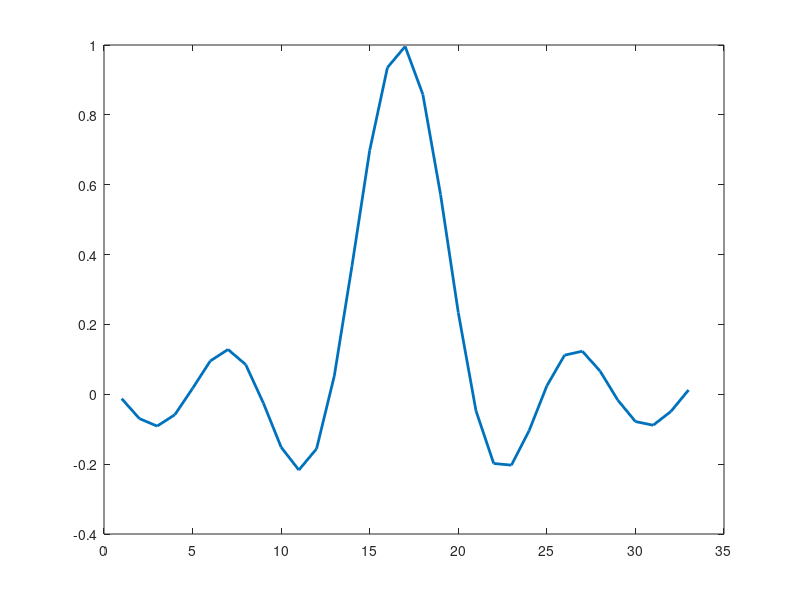
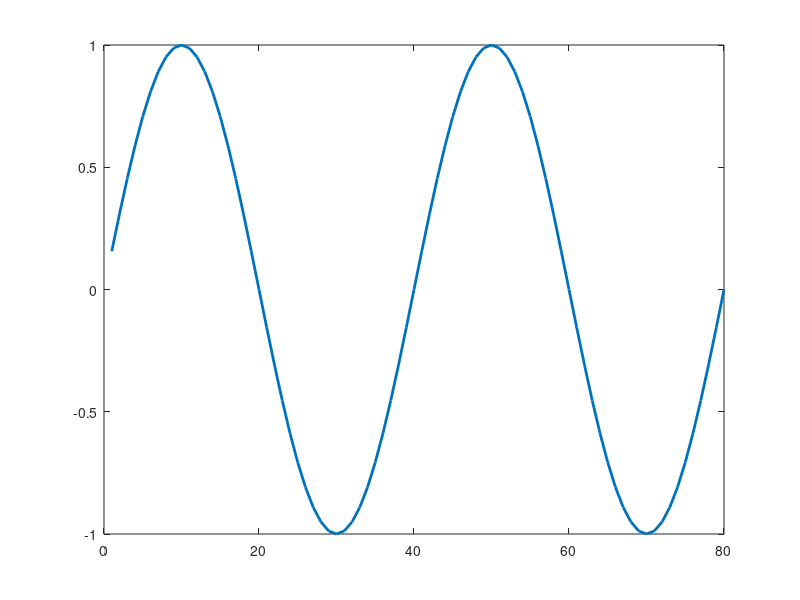
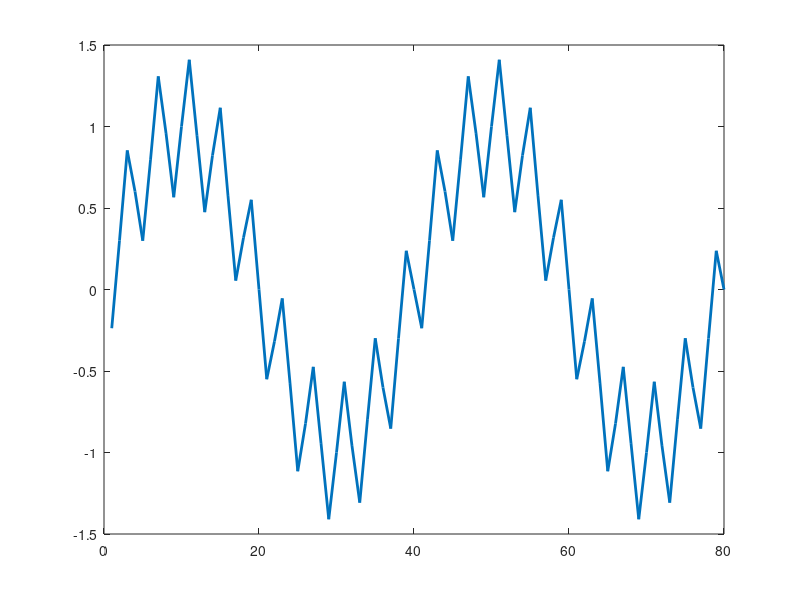
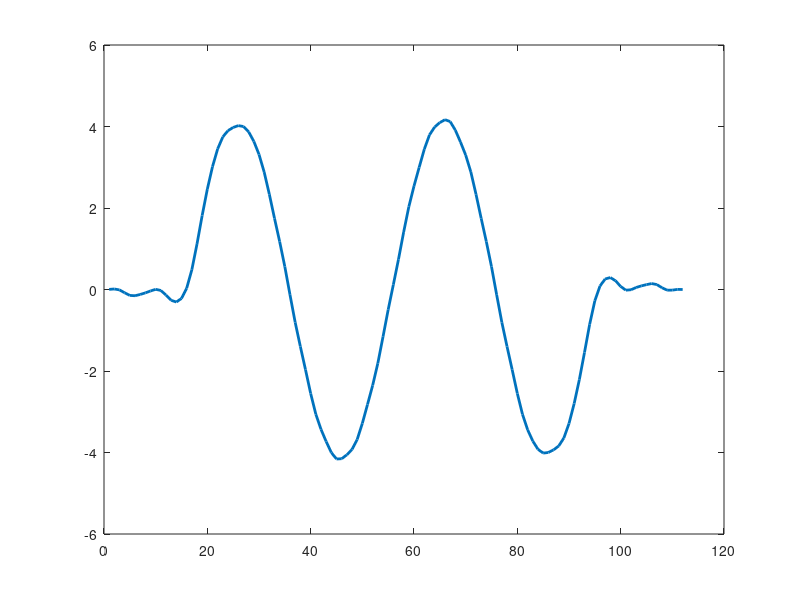

These figures' MATLAB source, in order: (Note: this script raises an error after producing the figures.)
clear all;

n=-7.9:.5:8.1;
y=sin(4*pi*n/8)./(4*pi*n/8);
figure(1);
plot(y,'linewidth',2);

t=0.1:.1:8;
x=sin(2*pi*t/4);
figure(2);
plot(x,'linewidth',2);

t=0.1:.1:8;
x_n=sin(2*pi*t/4)+0.5*randn*sin(2*pi*10*t/4)+0.2*randn*sin(2*pi*12*t/4);
figure(3);
plot(x_n,'linewidth',2);

xy=conv(x_n,y);
figure(4);
plot(xy,'linewidth',2);



Rentang Lebih Panjang: Sinyal raise cosine akan menunjukkan lebih banyak informasi di area yang jauh dari pusat sinyal. Ini akan menghasilkan lebih banyak osilasi kecil di luar puncak utama pada grafik, dan hasil konvolusi mungkin menunjukkan lebih banyak detail dari sinyal bernoise.

Rentang Lebih Pendek: Sinyal raise cosine akan terlihat lebih "sempit" dengan lebih sedikit informasi di luar puncak utama, membuat hasil konvolusi lebih fokus pada sinyal pusat dan mengurangi efek dari bagian tepi sinyal.


[Y, Fs] = audioread('shikabu.wav');  % Baca file audio
Fs = 16000;  % Sampling rate
time = (1:length(Y)) / Fs;  % Buat sumbu waktu untuk sinyal asli

% 1. Plot sinyal asli
figure(1);
plot(time, Y);
sound(Y, Fs);  % Putar suara asli
pause(length(Y)/Fs + 2);  % Tunggu hingga suara selesai dimainkan

% 2. Tambahkan noise dan plot sinyal bernoise
noise = randn(length(Y), 1);
Y_noise = Y + 0.08 * noise;
figure(2);
plot(time, Y_noise);
sound(Y_noise, Fs);  % Putar suara bernoise
pause(length(Y)/Fs + 2);  % Tunggu hingga suara selesai dimainkan

% 3. Lakukan konvolusi dan plot hasilnya
satu = ones(4, 1);  % Buat filter konvolusi
Y_c = conv(satu, Y_noise);  % Lakukan konvolusi
time_conv = (1:length(Y_c)) / Fs;  % Buat sumbu waktu untuk sinyal hasil konvolusi

figure(3);
plot(time_conv, Y_c);
sound(Y_c, Fs);  % Putar suara hasil konvolusi
pause(length(Y_c)/Fs + 2);  % Tunggu hingga suara selesai dimainkan
